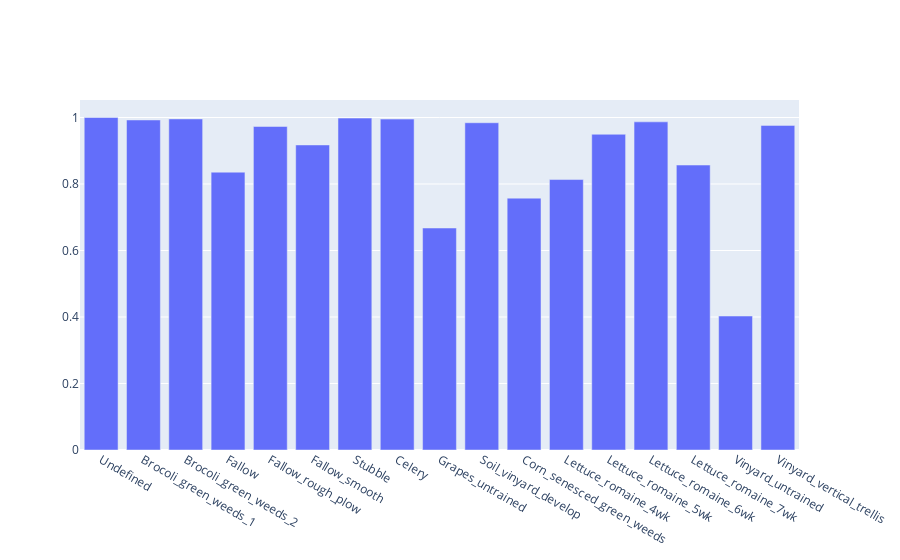

Notebook cell for this chart:
### Code cell
import plotly.graph_objects as go

fig = go.Figure(data=[
    go.Bar(name=exp, x=SALINAS_LABELS, y=dict_results[exp]['IOU'][0])
    for exp in dict_results
])
# Change the bar mode
fig.update_layout(barmode='group')
fig.show()

### Figure 1 — Plotly figure (JSON) as saved in the notebook; plotly's stock layout.template omitted (floating-point values rounded to 4 significant figures)
{"data": [{"name": "Salinas_PCA_8_SGD", "type": "bar", "x": ["Undefined", "Brocoli_green_weeds_1", "Brocoli_green_weeds_2", "Fallow", "Fallow_rough_plow", "Fallow_smooth", "Stubble", "Celery", "Grapes_untrained", "Soil_vinyard_develop", "Corn_senesced_green_weeds", "Lettuce_romaine_4wk", "Lettuce_romaine_5wk", "Lettuce_romaine_6wk", "Lettuce_romaine_7wk", "Vinyard_untrained", "Vinyard_vertical_trellis"], "y": [1, 0.9925, 0.9957, 0.8356, 0.973, 0.9174, 0.9982, 0.9953, 0.6676, 0.9842, 0.7575, 0.8134, 0.9495, 0.9869, 0.857, 0.4029, 0.9763]}], "layout": {"barmode": "group"}}
